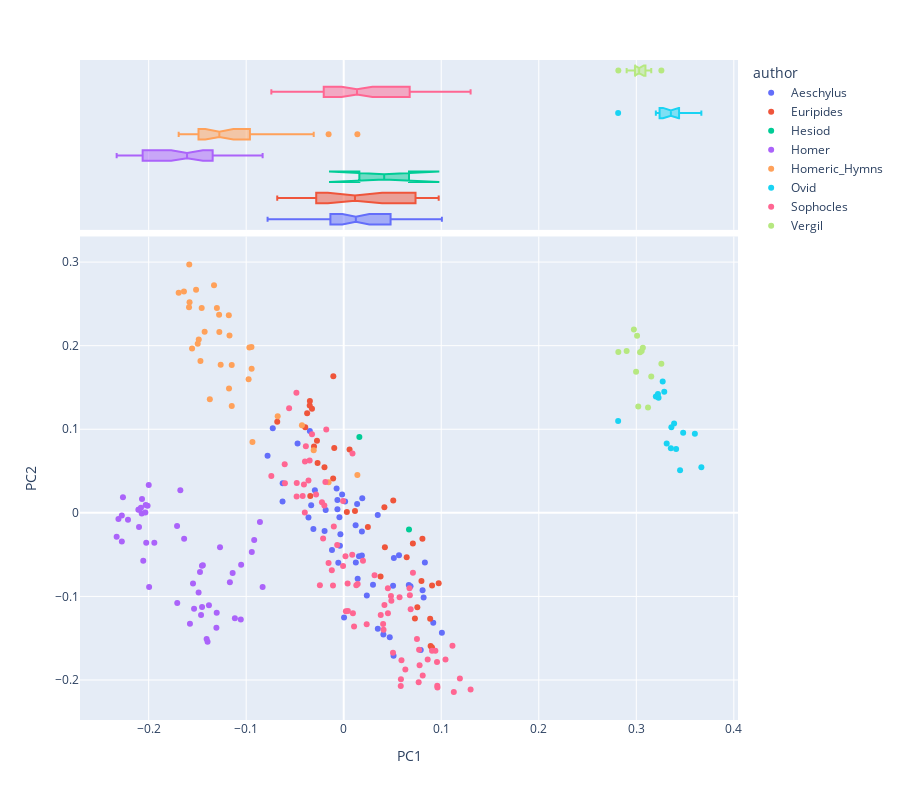

Notebook code for this chart:
### Code cell
pca.plot_2d(comp_id_1=1, comp_id_2=2)

### Figure 1 — Plotly figure (JSON) as saved in the notebook; plotly's stock layout.template omitted (floating-point values rounded to 4 significant figures)
{"data": [{"hovertemplate": "<b>%{hovertext}</b><br><br>author=Aeschylus<br>PC1=%{x}<br>PC2=%{y}<extra></extra>", "hovertext": ["Aeschylus-Agamemnon-0", "Aeschylus-Agamemnon-1", "Aeschylus-Agamemnon-2", "Aeschylus-Agamemnon-3", "Aeschylus-Agamemnon-4", "Aeschylus-Agamemnon-5", "Aeschylus-Agamemnon-6", "Aeschylus-Agamemnon-7", "Aeschylus-Agamemnon-8", "Aeschylus-Agamemnon-9", "Aeschylus-Agamemnon-10", "Aeschylus-Agamemnon-11", "Aeschylus-Agamemnon-12", "Aeschylus-Agamemnon-13", "Aeschylus-Agamemnon-14", "Aeschylus-Prometheus Bound-0", "Aeschylus-Prometheus Bound-1", "Aeschylus-Prometheus Bound-2", "Aeschylus-Prometheus Bound-3", "Aeschylus-Prometheus Bound-4", "Aeschylus-Prometheus Bound-5", "Aeschylus-Prometheus Bound-6", "Aeschylus-Prometheus Bound-7", "Aeschylus-Prometheus Bound-8", "Aeschylus-Prometheus Bound-9", "Aeschylus-Prometheus Bound-10", "Aeschylus-Eumenides-0", "Aeschylus-Eumenides-1", "Aeschylus-Eumenides-2", "Aeschylus-Eumenides-3", "Aeschylus-Eumenides-4", "Aeschylus-Eumenides-5", "Aeschylus-Eumenides-6", "Aeschylus-Eumenides-7", "Aeschylus-Eumenides-8", "Aeschylus-Eumenides-9", "Aeschylus-Eumenides-10", "Aeschylus-Eumenides-11", "Aeschylus-Libation Bearers-0", "Aeschylus-Libation Bearers-1", "Aeschylus-Libation Bearers-2", "Aeschylus-Libation Bearers-3", "Aeschylus-Libation Bearers-4", "Aeschylus-Libation Bearers-5", "Aeschylus-Libation Bearers-6", "Aeschylus-Libation Bearers-7", "Aeschylus-Libation Bearers-8", "Aeschylus-Libation Bearers-9", "Aeschylus-Libation Bearers-10"], "legendgroup": "Aeschylus", "marker": {"color": "#636efa", "symbol": "circle"}, "mode": "markers", "name": "Aeschylus", "orientation": "v", "showlegend": true, "type": "scatter", "x": [0.01375, 0.01901, 0.0349, 0.01862, 0.06673, 0.00143, 0.08087, -0.007298, -0.005557, 0.01863, 0.09181, -0.03613, -0.03336, 0.01243, 0.0003663, 0.05141, -0.006468, 0.08194, -0.07807, 0.0122, -0.06261, -0.03473, -0.006466, 0.08322, -0.06273, 0.06849, 0.05669, -0.00391, 0.03002, -0.004405, 0.04065, 0.01566, 0.07899, 0.01431, -0.01848, -0.01962, -0.04732, -0.07274, -0.01204, -0.0311, 0.1007, 0.0506, 0.03495, -0.001615, 0.0472, -0.02959, 0.05109, -0.003411, 0.0237], "xaxis": "x", "y": [0.0107, 0.0173, -0.002663, -0.02227, -0.08648, 0.01343, -0.09254, 0.02907, -0.05973, -0.051, -0.1316, -0.005665, 0.008956, -0.05946, -0.1252, -0.05389, 0.004409, -0.1013, 0.06823, -0.01494, 0.03529, 0.0979, 0.01534, -0.05936, 0.01363, -0.08772, -0.05074, -0.03933, -0.08603, -0.005202, -0.1454, -0.05193, -0.1641, -0.07888, 0.003466, -0.0218, 0.08291, 0.1013, -0.04449, -0.01924, -0.1435, -0.08731, -0.1387, 0.02187, -0.149, 0.02708, -0.1708, -0.02569, -0.09876], "yaxis": "y"}, {"alignmentgroup": "True", "hovertemplate": "<b>%{hovertext}</b><br><br>author=Aeschylus<br>PC1=%{x}<extra></extra>", "hovertext": ["Aeschylus-Agamemnon-0", "Aeschylus-Agamemnon-1", "Aeschylus-Agamemnon-2", "Aeschylus-Agamemnon-3", "Aeschylus-Agamemnon-4", "Aeschylus-Agamemnon-5", "Aeschylus-Agamemnon-6", "Aeschylus-Agamemnon-7", "Aeschylus-Agamemnon-8", "Aeschylus-Agamemnon-9", "Aeschylus-Agamemnon-10", "Aeschylus-Agamemnon-11", "Aeschylus-Agamemnon-12", "Aeschylus-Agamemnon-13", "Aeschylus-Agamemnon-14", "Aeschylus-Prometheus Bound-0", "Aeschylus-Prometheus Bound-1", "Aeschylus-Prometheus Bound-2", "Aeschylus-Prometheus Bound-3", "Aeschylus-Prometheus Bound-4", "Aeschylus-Prometheus Bound-5", "Aeschylus-Prometheus Bound-6", "Aeschylus-Prometheus Bound-7", "Aeschylus-Prometheus Bound-8", "Aeschylus-Prometheus Bound-9", "Aeschylus-Prometheus Bound-10", "Aeschylus-Eumenides-0", "Aeschylus-Eumenides-1", "Aeschylus-Eumenides-2", "Aeschylus-Eumenides-3", "Aeschylus-Eumenides-4", "Aeschylus-Eumenides-5", "Aeschylus-Eumenides-6", "Aeschylus-Eumenides-7", "Aeschylus-Eumenides-8", "Aeschylus-Eumenides-9", "Aeschylus-Eumenides-10", "Aeschylus-Eumenides-11", "Aeschylus-Libation Bearers-0", "Aeschylus-Libation Bearers-1", "Aeschylus-Libation Bearers-2", "Aeschylus-Libation Bearers-3", "Aeschylus-Libation Bearers-4", "Aeschylus-Libation Bearers-5", "Aeschylus-Libation Bearers-6", "Aeschylus-Libation Bearers-7", "Aeschylus-Libation Bearers-8", "Aeschylus-Libation Bearers-9", "Aeschylus-Libation Bearers-10"], "legendgroup": "Aeschylus", "marker": {"color": "#636efa", "symbol": "circle"}, "name": "Aeschylus", "notched": true, "offsetgroup": "Aeschylus", "showlegend": false, "type": "box", "x": [0.01375, 0.01901, 0.0349, 0.01862, 0.06673, 0.00143, 0.08087, -0.007298, -0.005557, 0.01863, 0.09181, -0.03613, -0.03336, 0.01243, 0.0003663, 0.05141, -0.006468, 0.08194, -0.07807, 0.0122, -0.06261, -0.03473, -0.006466, 0.08322, -0.06273, 0.06849, 0.05669, -0.00391, 0.03002, -0.004405, 0.04065, 0.01566, 0.07899, 0.01431, -0.01848, -0.01962, -0.04732, -0.07274, -0.01204, -0.0311, 0.1007, 0.0506, 0.03495, -0.001615, 0.0472, -0.02959, 0.05109, -0.003411, 0.0237], "xaxis": "x2", "yaxis": "y2"}, {"hovertemplate": "<b>%{hovertext}</b><br><br>author=Euripides<br>PC1=%{x}<br>PC2=%{y}<extra></extra>", "hovertext": ["Euripides-Iphigenia in Aulis-0", "Euripides-Iphigenia in Aulis-1", "Euripides-Iphigenia in Aulis-2", "Euripides-Iphigenia in Aulis-3", "Euripides-Iphigenia in Aulis-4", "Euripides-Iphigenia in Aulis-5", "Euripides-Iphigenia in Aulis-6", "Euripides-Iphigenia in Aulis-7", "Euripides-Iphigenia in Aulis-8", "Euripides-Iphigenia in Aulis-9", "Euripides-Iphigenia in Aulis-10", "Euripides-The Trojan Women-0", "Euripides-The Trojan Women-1", "Euripides-The Trojan Women-2", "Euripides-The Trojan Women-3", "Euripides-The Trojan Women-4", "Euripides-The Trojan Women-5", "Euripides-The Trojan Women-6", "Euripides-The Trojan Women-7", "Euripides-The Trojan Women-8", "Euripides-Bacchae-0", "Euripides-Bacchae-1", "Euripides-Bacchae-2", "Euripides-Bacchae-3", "Euripides-Bacchae-4", "Euripides-Bacchae-5", "Euripides-Bacchae-6", "Euripides-Bacchae-7", "Euripides-Bacchae-8", "Euripides-Bacchae-9", "Euripides-Bacchae-10", "Euripides-Bacchae-11", "Euripides-Bacchae-12"], "legendgroup": "Euripides", "marker": {"color": "#EF553B", "symbol": "circle"}, "mode": "markers", "name": "Euripides", "orientation": "v", "showlegend": true, "type": "scatter", "x": [0.04222, -0.06816, 0.08912, -0.02743, 0.03778, -0.03048, 0.09051, -0.03486, 0.07301, -0.03429, 0.09058, 0.04171, 0.01154, 0.09738, -0.03468, 0.08863, -0.03946, 0.07549, -0.009703, 0.07093, 0.006014, -0.01064, 0.06457, -0.03749, 0.02477, -0.03253, 0.08071, -0.02679, 0.00321, -0.01084, 0.05081, -0.01972, 0.07971], "xaxis": "x", "y": [-0.04121, 0.109, -0.1593, 0.08625, -0.07613, 0.07947, -0.1611, 0.1283, -0.1265, 0.0201, -0.08683, 0.00669, 0.002139, -0.08411, 0.1337, -0.1266, 0.1023, -0.1128, 0.07763, -0.03671, 0.07573, 0.1633, -0.05322, 0.1191, -0.01698, 0.1245, -0.031, 0.05959, 0.000937, 0.04112, 0.01467, 0.05457, -0.08158], "yaxis": "y"}, {"alignmentgroup": "True", "hovertemplate": "<b>%{hovertext}</b><br><br>author=Euripides<br>PC1=%{x}<extra></extra>", "hovertext": ["Euripides-Iphigenia in Aulis-0", "Euripides-Iphigenia in Aulis-1", "Euripides-Iphigenia in Aulis-2", "Euripides-Iphigenia in Aulis-3", "Euripides-Iphigenia in Aulis-4", "Euripides-Iphigenia in Aulis-5", "Euripides-Iphigenia in Aulis-6", "Euripides-Iphigenia in Aulis-7", "Euripides-Iphigenia in Aulis-8", "Euripides-Iphigenia in Aulis-9", "Euripides-Iphigenia in Aulis-10", "Euripides-The Trojan Women-0", "Euripides-The Trojan Women-1", "Euripides-The Trojan Women-2", "Euripides-The Trojan Women-3", "Euripides-The Trojan Women-4", "Euripides-The Trojan Women-5", "Euripides-The Trojan Women-6", "Euripides-The Trojan Women-7", "Euripides-The Trojan Women-8", "Euripides-Bacchae-0", "Euripides-Bacchae-1", "Euripides-Bacchae-2", "Euripides-Bacchae-3", "Euripides-Bacchae-4", "Euripides-Bacchae-5", "Euripides-Bacchae-6", "Euripides-Bacchae-7", "Euripides-Bacchae-8", "Euripides-Bacchae-9", "Euripides-Bacchae-10", "Euripides-Bacchae-11", "Euripides-Bacchae-12"], "legendgroup": "Euripides", "marker": {"color": "#EF553B", "symbol": "circle"}, "name": "Euripides", "notched": true, "offsetgroup": "Euripides", "showlegend": false, "type": "box", "x": [0.04222, -0.06816, 0.08912, -0.02743, 0.03778, -0.03048, 0.09051, -0.03486, 0.07301, -0.03429, 0.09058, 0.04171, 0.01154, 0.09738, -0.03468, 0.08863, -0.03946, 0.07549, -0.009703, 0.07093, 0.006014, -0.01064, 0.06457, -0.03749, 0.02477, -0.03253, 0.08071, -0.02679, 0.00321, -0.01084, 0.05081, -0.01972, 0.07971], "xaxis": "x2", "yaxis": "y2"}, {"hovertemplate": "<b>%{hovertext}</b><br><br>author=Hesiod<br>PC1=%{x}<br>PC2=%{y}<extra></extra>", "hovertext": ["Hesiod-Works and Days-0", "Hesiod-Theogony-0"], "legendgroup": "Hesiod", "marker": {"color": "#00cc96", "symbol": "circle"}, "mode": "markers", "name": "Hesiod", "orientation": "v", "showlegend": true, "type": "scatter", "x": [0.06695, 0.01603], "xaxis": "x", "y": [-0.01987, 0.09065], "yaxis": "y"}, {"alignmentgroup": "True", "hovertemplate": "<b>%{hovertext}</b><br><br>author=Hesiod<br>PC1=%{x}<extra></extra>", "hovertext": ["Hesiod-Works and Days-0", "Hesiod-Theogony-0"], "legendgroup": "Hesiod", "marker": {"color": "#00cc96", "symbol": "circle"}, "name": "Hesiod", "notched": true, "offsetgroup": "Hesiod", "showlegend": false, "type": "box", "x": [0.06695, 0.01603], "xaxis": "x2", "yaxis": "y2"}, {"hovertemplate": "<b>%{hovertext}</b><br><br>author=Homer<br>PC1=%{x}<br>PC2=%{y}<extra></extra>", "hovertext": ["Homer-Odyssey-0", "Homer-Odyssey-1", "Homer-Odyssey-2", "Homer-Odyssey-3", "Homer-Odyssey-4", "Homer-Odyssey-5", "Homer-Odyssey-6", "Homer-Odyssey-7", "Homer-Odyssey-8", "Homer-Odyssey-9", "Homer-Odyssey-10", "Homer-Odyssey-11", "Homer-Odyssey-12", "Homer-Odyssey-13", "Homer-Odyssey-14", "Homer-Odyssey-15", "Homer-Odyssey-16", "Homer-Odyssey-17", "Homer-Odyssey-18", "Homer-Odyssey-19", "Homer-Odyssey-20", "Homer-Odyssey-21", "Homer-Odyssey-22", "Homer-Odyssey-23", "Homer-Iliad-0", "Homer-Iliad-1", "Homer-Iliad-2", "Homer-Iliad-3", "Homer-Iliad-4", "Homer-Iliad-5", "Homer-Iliad-6", "Homer-Iliad-7", "Homer-Iliad-8", "Homer-Iliad-9", "Homer-Iliad-10", "Homer-Iliad-11", "Homer-Iliad-12", "Homer-Iliad-13", "Homer-Iliad-14", "Homer-Iliad-15", "Homer-Iliad-16", "Homer-Iliad-17", "Homer-Iliad-18", "Homer-Iliad-19", "Homer-Iliad-20", "Homer-Iliad-21", "Homer-Iliad-22", "Homer-Iliad-23"], "legendgroup": "Homer", "marker": {"color": "#ab63fa", "symbol": "circle"}, "mode": "markers", "name": "Homer", "orientation": "v", "showlegend": true, "type": "scatter", "x": [-0.1463, -0.1396, -0.1707, -0.1452, -0.09426, -0.1269, -0.1444, -0.1454, -0.09179, -0.1052, -0.1139, -0.0859, -0.1474, -0.1055, -0.1577, -0.1406, -0.1305, -0.1382, -0.1116, -0.1302, -0.1534, -0.1167, -0.1545, -0.1488, -0.08316, -0.2099, -0.1942, -0.2212, -0.2079, -0.2099, -0.2328, -0.231, -0.1995, -0.2025, -0.2105, -0.2011, -0.2068, -0.2263, -0.2275, -0.203, -0.2071, -0.2034, -0.2275, -0.1999, -0.1675, -0.1709, -0.1636, -0.2055], "xaxis": "x", "y": [-0.1221, -0.1541, -0.1078, -0.1126, -0.04693, -0.04124, -0.06269, -0.06337, -0.03242, -0.06212, -0.07186, -0.01083, -0.0709, -0.1276, -0.1328, -0.1508, -0.1375, -0.1105, -0.126, -0.1197, -0.1149, -0.08294, -0.08464, -0.09544, -0.08886, 0.003979, -0.03578, -0.008241, 0.006061, -0.01697, -0.0286, -0.007494, -0.0886, -0.03583, 0.003678, 0.008495, 0.01644, 0.01853, -0.00306, 0.009284, -0.000923, 0.0003767, -0.03424, 0.03336, 0.02716, -0.01562, -0.03094, -0.05729], "yaxis": "y"}, {"alignmentgroup": "True", "hovertemplate": "<b>%{hovertext}</b><br><br>author=Homer<br>PC1=%{x}<extra></extra>", "hovertext": ["Homer-Odyssey-0", "Homer-Odyssey-1", "Homer-Odyssey-2", "Homer-Odyssey-3", "Homer-Odyssey-4", "Homer-Odyssey-5", "Homer-Odyssey-6", "Homer-Odyssey-7", "Homer-Odyssey-8", "Homer-Odyssey-9", "Homer-Odyssey-10", "Homer-Odyssey-11", "Homer-Odyssey-12", "Homer-Odyssey-13", "Homer-Odyssey-14", "Homer-Odyssey-15", "Homer-Odyssey-16", "Homer-Odyssey-17", "Homer-Odyssey-18", "Homer-Odyssey-19", "Homer-Odyssey-20", "Homer-Odyssey-21", "Homer-Odyssey-22", "Homer-Odyssey-23", "Homer-Iliad-0", "Homer-Iliad-1", "Homer-Iliad-2", "Homer-Iliad-3", "Homer-Iliad-4", "Homer-Iliad-5", "Homer-Iliad-6", "Homer-Iliad-7", "Homer-Iliad-8", "Homer-Iliad-9", "Homer-Iliad-10", "Homer-Iliad-11", "Homer-Iliad-12", "Homer-Iliad-13", "Homer-Iliad-14", "Homer-Iliad-15", "Homer-Iliad-16", "Homer-Iliad-17", "Homer-Iliad-18", "Homer-Iliad-19", "Homer-Iliad-20", "Homer-Iliad-21", "Homer-Iliad-22", "Homer-Iliad-23"], "legendgroup": "Homer", "marker": {"color": "#ab63fa", "symbol": "circle"}, "name": "Homer", "notched": true, "offsetgroup": "Homer", "showlegend": false, "type": "box", "x": [-0.1463, -0.1396, -0.1707, -0.1452, -0.09426, -0.1269, -0.1444, -0.1454, -0.09179, -0.1052, -0.1139, -0.0859, -0.1474, -0.1055, -0.1577, -0.1406, -0.1305, -0.1382, -0.1116, -0.1302, -0.1534, -0.1167, -0.1545, -0.1488, -0.08316, -0.2099, -0.1942, -0.2212, -0.2079, -0.2099, -0.2328, -0.231, -0.1995, -0.2025, -0.2105, -0.2011, -0.2068, -0.2263, -0.2275, -0.203, -0.2071, -0.2034, -0.2275, -0.1999, -0.1675, -0.1709, -0.1636, -0.2055], "xaxis": "x2", "yaxis": "y2"}, {"hovertemplate": "<b>%{hovertext}</b><br><br>author=Homeric_Hymns<br>PC1=%{x}<br>PC2=%{y}<extra></extra>", "hovertext": ["Homeric_Hymns-Homeric Hymns-0", "Homeric_Hymns-Homeric Hymns-1", "Homeric_Hymns-Homeric Hymns-2", "Homeric_Hymns-Homeric Hymns-3", "Homeric_Hymns-Homeric Hymns-4", "Homeric_Hymns-Homeric Hymns-5", "Homeric_Hymns-Homeric Hymns-6", "Homeric_Hymns-Homeric Hymns-7", "Homeric_Hymns-Homeric Hymns-8", "Homeric_Hymns-Homeric Hymns-9", "Homeric_Hymns-Homeric Hymns-10", "Homeric_Hymns-Homeric Hymns-11", "Homeric_Hymns-Homeric Hymns-12", "Homeric_Hymns-Homeric Hymns-13", "Homeric_Hymns-Homeric Hymns-14", "Homeric_Hymns-Homeric Hymns-15", "Homeric_Hymns-Homeric Hymns-16", "Homeric_Hymns-Homeric Hymns-17", "Homeric_Hymns-Homeric Hymns-18", "Homeric_Hymns-Homeric Hymns-19", "Homeric_Hymns-Homeric Hymns-20", "Homeric_Hymns-Homeric Hymns-21", "Homeric_Hymns-Homeric Hymns-22", "Homeric_Hymns-Homeric Hymns-23", "Homeric_Hymns-Homeric Hymns-24", "Homeric_Hymns-Homeric Hymns-25", "Homeric_Hymns-Homeric Hymns-26", "Homeric_Hymns-Homeric Hymns-27", "Homeric_Hymns-Homeric Hymns-28", "Homeric_Hymns-Homeric Hymns-29", "Homeric_Hymns-Homeric Hymns-30", "Homeric_Hymns-Homeric Hymns-31", "Homeric_Hymns-Homeric Hymns-32"], "legendgroup": "Homeric_Hymns", "marker": {"color": "#FFA15A", "symbol": "circle"}, "mode": "markers", "name": "Homeric_Hymns", "orientation": "v", "showlegend": true, "type": "scatter", "x": [-0.1148, -0.0155, -0.03077, 0.01401, -0.04286, -0.09459, -0.06768, -0.09358, -0.1584, -0.1278, -0.1469, -0.1486, -0.1638, -0.1514, -0.1497, -0.1692, -0.1581, -0.1426, -0.09671, -0.1262, -0.0975, -0.1555, -0.1373, -0.1148, -0.1456, -0.1171, -0.1178, -0.1586, -0.1176, -0.0944, -0.133, -0.13, -0.1275], "xaxis": "x", "y": [0.1767, 0.03653, 0.07495, 0.04531, 0.1048, 0.1983, 0.1155, 0.08466, 0.2972, 0.237, 0.1816, 0.2073, 0.2647, 0.267, 0.2024, 0.2633, 0.2519, 0.2166, 0.1979, 0.1771, 0.1598, 0.1966, 0.1358, 0.1277, 0.2451, 0.2121, 0.2365, 0.246, 0.1488, 0.1725, 0.2722, 0.2452, 0.2165], "yaxis": "y"}, {"alignmentgroup": "True", "hovertemplate": "<b>%{hovertext}</b><br><br>author=Homeric_Hymns<br>PC1=%{x}<extra></extra>", "hovertext": ["Homeric_Hymns-Homeric Hymns-0", "Homeric_Hymns-Homeric Hymns-1", "Homeric_Hymns-Homeric Hymns-2", "Homeric_Hymns-Homeric Hymns-3", "Homeric_Hymns-Homeric Hymns-4", "Homeric_Hymns-Homeric Hymns-5", "Homeric_Hymns-Homeric Hymns-6", "Homeric_Hymns-Homeric Hymns-7", "Homeric_Hymns-Homeric Hymns-8", "Homeric_Hymns-Homeric Hymns-9", "Homeric_Hymns-Homeric Hymns-10", "Homeric_Hymns-Homeric Hymns-11", "Homeric_Hymns-Homeric Hymns-12", "Homeric_Hymns-Homeric Hymns-13", "Homeric_Hymns-Homeric Hymns-14", "Homeric_Hymns-Homeric Hymns-15", "Homeric_Hymns-Homeric Hymns-16", "Homeric_Hymns-Homeric Hymns-17", "Homeric_Hymns-Homeric Hymns-18", "Homeric_Hymns-Homeric Hymns-19", "Homeric_Hymns-Homeric Hymns-20", "Homeric_Hymns-Homeric Hymns-21", "Homeric_Hymns-Homeric Hymns-22", "Homeric_Hymns-Homeric Hymns-23", "Homeric_Hymns-Homeric Hymns-24", "Homeric_Hymns-Homeric Hymns-25", "Homeric_Hymns-Homeric Hymns-26", "Homeric_Hymns-Homeric Hymns-27", "Homeric_Hymns-Homeric Hymns-28", "Homeric_Hymns-Homeric Hymns-29", "Homeric_Hymns-Homeric Hymns-30", "Homeric_Hymns-Homeric Hymns-31", "Homeric_Hymns-Homeric Hymns-32"], "legendgroup": "Homeric_Hymns", "marker": {"color": "#FFA15A", "symbol": "circle"}, "name": "Homeric_Hymns", "notched": true, "offsetgroup": "Homeric_Hymns", "showlegend": false, "type": "box", "x": [-0.1148, -0.0155, -0.03077, 0.01401, -0.04286, -0.09459, -0.06768, -0.09358, -0.1584, -0.1278, -0.1469, -0.1486, -0.1638, -0.1514, -0.1497, -0.1692, -0.1581, -0.1426, -0.09671, -0.1262, -0.0975, -0.1555, -0.1373, -0.1148, -0.1456, -0.1171, -0.1178, -0.1586, -0.1176, -0.0944, -0.133, -0.13, -0.1275], "xaxis": "x2", "yaxis": "y2"}, {"hovertemplate": "<b>%{hovertext}</b><br><br>author=Ovid<br>PC1=%{x}<br>PC2=%{y}<extra></extra>", "hovertext": ["Ovid-Metamorphoses-0", "Ovid-Metamorphoses-1", "Ovid-Metamorphoses-2", "Ovid-Metamorphoses-3", "Ovid-Metamorphoses-4", "Ovid-Metamorphoses-5", "Ovid-Metamorphoses-6", "Ovid-Metamorphoses-7", "Ovid-Metamorphoses-8", "Ovid-Metamorphoses-9", "Ovid-Metamorphoses-10", "Ovid-Metamorphoses-11", "Ovid-Metamorphoses-12", "Ovid-Metamorphoses-13", "Ovid-Metamorphoses-14"], "legendgroup": "Ovid", "marker": {"color": "#19d3f3", "symbol": "circle"}, "mode": "markers", "name": "Ovid", "orientation": "v", "showlegend": true, "type": "scatter", "x": [0.3271, 0.3287, 0.3201, 0.3222, 0.3228, 0.3388, 0.3601, 0.336, 0.3667, 0.3312, 0.348, 0.2814, 0.3449, 0.3355, 0.3408], "xaxis": "x", "y": [0.1572, 0.145, 0.139, 0.1421, 0.1377, 0.1069, 0.09454, 0.1024, 0.05442, 0.08304, 0.09573, 0.1097, 0.05088, 0.0772, 0.07632], "yaxis": "y"}, {"alignmentgroup": "True", "hovertemplate": "<b>%{hovertext}</b><br><br>author=Ovid<br>PC1=%{x}<extra></extra>", "hovertext": ["Ovid-Metamorphoses-0", "Ovid-Metamorphoses-1", "Ovid-Metamorphoses-2", "Ovid-Metamorphoses-3", "Ovid-Metamorphoses-4", "Ovid-Metamorphoses-5", "Ovid-Metamorphoses-6", "Ovid-Metamorphoses-7", "Ovid-Metamorphoses-8", "Ovid-Metamorphoses-9", "Ovid-Metamorphoses-10", "Ovid-Metamorphoses-11", "Ovid-Metamorphoses-12", "Ovid-Metamorphoses-13", "Ovid-Metamorphoses-14"], "legendgroup": "Ovid", "marker": {"color": "#19d3f3", "symbol": "circle"}, "name": "Ovid", "notched": true, "offsetgroup": "Ovid", "showlegend": false, "type": "box", "x": [0.3271, 0.3287, 0.3201, 0.3222, 0.3228, 0.3388, 0.3601, 0.336, 0.3667, 0.3312, 0.348, 0.2814, 0.3449, 0.3355, 0.3408], "xaxis": "x2", "yaxis": "y2"}, {"hovertemplate": "<b>%{hovertext}</b><br><br>author=Sophocles<br>PC1=%{x}<br>PC2=%{y}<extra></extra>", "hovertext": ["Sophocles-Ajax-0", "Sophocles-Ajax-1", "Sophocles-Ajax-2", "Sophocles-Ajax-3", "Sophocles-Ajax-4", "Sophocles-Ajax-5", "Sophocles-Ajax-6", "Sophocles-Ajax-7", "Sophocles-Ajax-8", "Sophocles-Ajax-9", "Sophocles-Ajax-10", "Sophocles-Ajax-11", "Sophocles-Ajax-12", "Sophocles-Ajax-13", "Sophocles-Ajax-14", "Sophocles-Antigone-0", "Sophocles-Antigone-1", "Sophocles-Antigone-2", "Sophocles-Antigone-3", "Sophocles-Antigone-4", "Sophocles-Antigone-5", "Sophocles-Antigone-6", "Sophocles-Antigone-7", "Sophocles-Antigone-8", "Sophocles-Antigone-9", "Sophocles-Antigone-10", "Sophocles-Antigone-11", "Sophocles-Antigone-12", "Sophocles-Antigone-13", "Sophocles-Antigone-14", "Sophocles-Antigone-15", "Sophocles-Electra-0", "Sophocles-Electra-1", "Sophocles-Electra-2", "Sophocles-Electra-3", "Sophocles-Electra-4", "Sophocles-Electra-5", "Sophocles-Electra-6", "Sophocles-Electra-7", "Sophocles-Electra-8", "Sophocles-Electra-9", "Sophocles-Electra-10", "Sophocles-Electra-11", "Sophocles-Electra-12", "Sophocles-Oedipus Tyrannus-0", "Sophocles-Oedipus Tyrannus-1", "Sophocles-Oedipus Tyrannus-2", "Sophocles-Oedipus Tyrannus-3", "Sophocles-Oedipus Tyrannus-4", "Sophocles-Oedipus Tyrannus-5", "Sophocles-Oedipus Tyrannus-6", "Sophocles-Oedipus Tyrannus-7", "Sophocles-Oedipus Tyrannus-8", "Sophocles-Oedipus Tyrannus-9", "Sophocles-Oedipus Tyrannus-10", "Sophocles-Oedipus Tyrannus-11", "Sophocles-Oedipus Tyrannus-12", "Sophocles-Oedipus Tyrannus-13", "Sophocles-Oedipus Tyrannus-14", "Sophocles-Oedipus at Colonus-0", "Sophocles-Oedipus at Colonus-1", "Sophocles-Oedipus at Colonus-2", "Sophocles-Oedipus at Colonus-3", "Sophocles-Oedipus at Colonus-4", "Sophocles-Oedipus at Colonus-5", "Sophocles-Oedipus at Colonus-6", "Sophocles-Oedipus at Colonus-7", "Sophocles-Oedipus at Colonus-8", "Sophocles-Oedipus at Colonus-9", "Sophocles-Oedipus at Colonus-10", "Sophocles-Oedipus at Colonus-11", "Sophocles-Oedipus at Colonus-12", "Sophocles-Oedipus at Colonus-13", "Sophocles-Oedipus at Colonus-14", "Sophocles-Oedipus at Colonus-15", "Sophocles-Oedipus at Colonus-16"], "legendgroup": "Sophocles", "marker": {"color": "#FF6692", "symbol": "circle"}, "mode": "markers", "name": "Sophocles", "orientation": "v", "showlegend": true, "type": "scatter", "x": [0.06783, -0.02232, -0.04817, -0.04829, 0.04843, -0.0006384, 0.0404, -0.04207, 0.001787, -0.03883, 0.06747, 0.01974, 0.1044, -0.06027, 0.09052, 0.0778, 0.00901, 0.09565, -0.01878, 0.094, -0.0006562, 0.0751, -0.06052, 0.008718, 0.004005, -0.01788, 0.04534, -0.0485, 0.07098, 0.009425, -0.07421, 0.05727, 0.04886, 0.1129, -0.03992, 0.1115, -0.01552, 0.1191, -0.02832, 0.08612, 0.01432, 0.04084, 0.01291, 0.05052, 0.06866, -0.03252, 0.09611, -0.01014, 0.07686, 0.02356, 0.0773, -0.01986, 0.05848, -0.0408, 0.01061, -0.02114, 0.04529, -0.02443, 0.06319, 0.04174, 0.03796, 0.09592, 0.002234, 0.05922, -0.056, 0.1301, -0.03494, 0.05865, -0.03614, 0.081, -0.01101, -0.006692, -0.03974, 0.03162, 0.004304, -0.01221], "xaxis": "x", "y": [-0.09864, 0.01257, 0.03566, 0.01944, -0.0995, -0.06353, -0.133, 0.02021, -0.05201, 0.07959, -0.09033, -0.05737, -0.1755, 0.0355, -0.165, -0.1823, 0.07096, -0.1783, 0.03679, -0.1651, 0.01403, -0.1508, 0.05815, -0.05029, -0.08457, 0.09971, -0.1201, 0.1437, -0.0718, -0.1203, 0.04415, -0.1009, -0.1053, -0.2144, 0.0004007, -0.1591, -0.05994, -0.1984, 0.02188, -0.1755, -0.08524, -0.14, -0.08654, -0.1675, -0.1152, 0.09401, -0.2091, -0.01633, -0.2027, -0.1332, -0.1638, 0.008704, -0.2073, 0.03403, -0.1359, -0.03084, -0.09019, -0.08662, -0.1874, -0.1101, -0.1222, -0.207, -0.1176, -0.1763, 0.125, -0.2113, 0.06258, -0.1992, 0.03872, -0.1946, -0.08683, -0.03843, 0.06127, -0.07476, -0.1173, -0.06879], "yaxis": "y"}, {"alignmentgroup": "True", "hovertemplate": "<b>%{hovertext}</b><br><br>author=Sophocles<br>PC1=%{x}<extra></extra>", "hovertext": ["Sophocles-Ajax-0", "Sophocles-Ajax-1", "Sophocles-Ajax-2", "Sophocles-Ajax-3", "Sophocles-Ajax-4", "Sophocles-Ajax-5", "Sophocles-Ajax-6", "Sophocles-Ajax-7", "Sophocles-Ajax-8", "Sophocles-Ajax-9", "Sophocles-Ajax-10", "Sophocles-Ajax-11", "Sophocles-Ajax-12", "Sophocles-Ajax-13", "Sophocles-Ajax-14", "Sophocles-Antigone-0", "Sophocles-Antigone-1", "Sophocles-Antigone-2", "Sophocles-Antigone-3", "Sophocles-Antigone-4", "Sophocles-Antigone-5", "Sophocles-Antigone-6", "Sophocles-Antigone-7", "Sophocles-Antigone-8", "Sophocles-Antigone-9", "Sophocles-Antigone-10", "Sophocles-Antigone-11", "Sophocles-Antigone-12", "Sophocles-Antigone-13", "Sophocles-Antigone-14", "Sophocles-Antigone-15", "Sophocles-Electra-0", "Sophocles-Electra-1", "Sophocles-Electra-2", "Sophocles-Electra-3", "Sophocles-Electra-4", "Sophocles-Electra-5", "Sophocles-Electra-6", "Sophocles-Electra-7", "Sophocles-Electra-8", "Sophocles-Electra-9", "Sophocles-Electra-10", "Sophocles-Electra-11", "Sophocles-Electra-12", "Sophocles-Oedipus Tyrannus-0", "Sophocles-Oedipus Tyrannus-1", "Sophocles-Oedipus Tyrannus-2", "Sophocles-Oedipus Tyrannus-3", "Sophocles-Oedipus Tyrannus-4", "Sophocles-Oedipus Tyrannus-5", "Sophocles-Oedipus Tyrannus-6", "Sophocles-Oedipus Tyrannus-7", "Sophocles-Oedipus Tyrannus-8", "Sophocles-Oedipus Tyrannus-9", "Sophocles-Oedipus Tyrannus-10", "Sophocles-Oedipus Tyrannus-11", "Sophocles-Oedipus Tyrannus-12", "Sophocles-Oedipus Tyrannus-13", "Sophocles-Oedipus Tyrannus-14", "Sophocles-Oedipus at Colonus-0", "Sophocles-Oedipus at Colonus-1", "Sophocles-Oedipus at Colonus-2", "Sophocles-Oedipus at Colonus-3", "Sophocles-Oedipus at Colonus-4", "Sophocles-Oedipus at Colonus-5", "Sophocles-Oedipus at Colonus-6", "Sophocles-Oedipus at Colonus-7", "Sophocles-Oedipus at Colonus-8", "Sophocles-Oedipus at Colonus-9", "Sophocles-Oedipus at Colonus-10", "Sophocles-Oedipus at Colonus-11", "Sophocles-Oedipus at Colonus-12", "Sophocles-Oedipus at Colonus-13", "Sophocles-Oedipus at Colonus-14", "Sophocles-Oedipus at Colonus-15", "Sophocles-Oedipus at Colonus-16"], "legendgroup": "Sophocles", "marker": {"color": "#FF6692", "symbol": "circle"}, "name": "Sophocles", "notched": true, "offsetgroup": "Sophocles", "showlegend": false, "type": "box", "x": [0.06783, -0.02232, -0.04817, -0.04829, 0.04843, -0.0006384, 0.0404, -0.04207, 0.001787, -0.03883, 0.06747, 0.01974, 0.1044, -0.06027, 0.09052, 0.0778, 0.00901, 0.09565, -0.01878, 0.094, -0.0006562, 0.0751, -0.06052, 0.008718, 0.004005, -0.01788, 0.04534, -0.0485, 0.07098, 0.009425, -0.07421, 0.05727, 0.04886, 0.1129, -0.03992, 0.1115, -0.01552, 0.1191, -0.02832, 0.08612, 0.01432, 0.04084, 0.01291, 0.05052, 0.06866, -0.03252, 0.09611, -0.01014, 0.07686, 0.02356, 0.0773, -0.01986, 0.05848, -0.0408, 0.01061, -0.02114, 0.04529, -0.02443, 0.06319, 0.04174, 0.03796, 0.09592, 0.002234, 0.05922, -0.056, 0.1301, -0.03494, 0.05865, -0.03614, 0.081, -0.01101, -0.006692, -0.03974, 0.03162, 0.004304, -0.01221], "xaxis": "x2", "yaxis": "y2"}, {"hovertemplate": "<b>%{hovertext}</b><br><br>author=Vergil<br>PC1=%{x}<br>PC2=%{y}<extra></extra>", "hovertext": ["Vergil-Aeneid-0", "Vergil-Aeneid-1", "Vergil-Aeneid-2", "Vergil-Aeneid-3", "Vergil-Aeneid-4", "Vergil-Aeneid-5", "Vergil-Aeneid-6", "Vergil-Aeneid-7", "Vergil-Aeneid-8", "Vergil-Aeneid-9", "Vergil-Aeneid-10", "Vergil-Aeneid-11"], "legendgroup": "Vergil", "marker": {"color": "#B6E880", "symbol": "circle"}, "mode": "markers", "name": "Vergil", "orientation": "v", "showlegend": true, "type": "scatter", "x": [0.3055, 0.302, 0.2901, 0.312, 0.3067, 0.3257, 0.3008, 0.2975, 0.2816, 0.3039, 0.3153, 0.2998], "xaxis": "x", "y": [0.1937, 0.1273, 0.1938, 0.126, 0.1976, 0.1784, 0.212, 0.2193, 0.1923, 0.1921, 0.1632, 0.1689], "yaxis": "y"}, {"alignmentgroup": "True", "hovertemplate": "<b>%{hovertext}</b><br><br>author=Vergil<br>PC1=%{x}<extra></extra>", "hovertext": ["Vergil-Aeneid-0", "Vergil-Aeneid-1", "Vergil-Aeneid-2", "Vergil-Aeneid-3", "Vergil-Aeneid-4", "Vergil-Aeneid-5", "Vergil-Aeneid-6", "Vergil-Aeneid-7", "Vergil-Aeneid-8", "Vergil-Aeneid-9", "Vergil-Aeneid-10", "Vergil-Aeneid-11"], "legendgroup": "Vergil", "marker": {"color": "#B6E880", "symbol": "circle"}, "name": "Vergil", "notched": true, "offsetgroup": "Vergil", "showlegend": false, "type": "box", "x": [0.3055, 0.302, 0.2901, 0.312, 0.3067, 0.3257, 0.3008, 0.2975, 0.2816, 0.3039, 0.3153, 0.2998], "xaxis": "x2", "yaxis": "y2"}], "layout": {"height": 800, "legend": {"title": {"text": "author"}, "tracegroupgap": 0}, "margin": {"t": 60}, "xaxis": {"anchor": "y", "domain": [0, 1], "title": {"text": "PC1"}}, "xaxis2": {"anchor": "y2", "domain": [0, 1], "matches": "x", "showgrid": true, "showticklabels": false}, "yaxis": {"anchor": "x", "domain": [0, 0.7326], "title": {"text": "PC2"}}, "yaxis2": {"anchor": "x2", "domain": [0.7426, 1], "matches": "y2", "showgrid": false, "showline": false, "showticklabels": false, "ticks": ""}}}
